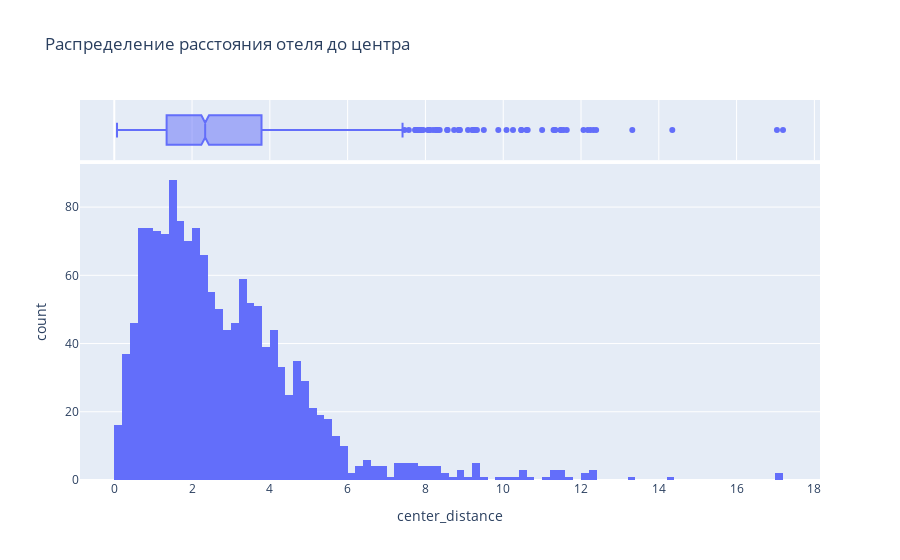

Notebook source saved alongside this figure:
### Code cell
# построим гистограмму распределения расстояния до центра города
fig = px.histogram(
    data_frame=hotels.groupby('hotel_name', as_index=False).center_distance.min(),
    x='center_distance',
    title='Распределение расстояния отеля до центра',
    nbins=90,
    marginal='box',
    width=1000,
)
fig.show()
#import os
#import plotly.io as pio

# Полный путь к файлу
#folder_path = 'html_plots'
#file_name = 'html_hist.html'
#file_path = os.path.join(folder_path, file_name)

# Создание папки, если она не существует
#os.makedirs(folder_path, exist_ok=True)

# Сохранение графика в HTML
#pio.write_html(fig, file_path)

### Figure 1 — Plotly figure (JSON) as saved in the notebook; plotly's stock layout.template omitted (floating-point values rounded to 4 significant figures; data arrays with more than 128 entries replaced by an {"elided": "..."} marker saying what was removed)
{"data": [{"alignmentgroup": "True", "bingroup": "x", "hovertemplate": "center_distance=%{x}<br>count=%{y}<extra></extra>", "legendgroup": "", "marker": {"color": "#636efa", "pattern": {"shape": ""}}, "name": "", "nbinsx": 90, "offsetgroup": "", "orientation": "v", "showlegend": false, "type": "histogram", "x": {"elided": "1494 float values"}, "xaxis": "x", "yaxis": "y"}, {"alignmentgroup": "True", "hovertemplate": "center_distance=%{x}<extra></extra>", "legendgroup": "", "marker": {"color": "#636efa"}, "name": "", "notched": true, "offsetgroup": "", "showlegend": false, "type": "box", "x": {"elided": "1494 float values"}, "xaxis": "x2", "yaxis": "y2"}], "layout": {"autosize": true, "barmode": "relative", "legend": {"tracegroupgap": 0}, "title": {"text": "Распределение расстояния отеля до центра"}, "xaxis": {"anchor": "y", "autorange": true, "domain": [0, 1], "range": [-0.881, 18.14], "title": {"text": "center_distance"}, "type": "linear"}, "xaxis2": {"anchor": "y2", "autorange": true, "domain": [0, 1], "matches": "x", "range": [-0.881, 18.14], "showgrid": true, "showticklabels": false, "type": "linear"}, "yaxis": {"anchor": "x", "autorange": true, "domain": [0, 0.8316], "range": [0, 92.63], "title": {"text": "count"}}, "yaxis2": {"anchor": "x2", "autorange": true, "domain": [0.8416, 1], "matches": "y2", "range": [-0.5, 0.5], "showgrid": false, "showline": false, "showticklabels": false, "ticks": "", "type": "category"}}}
